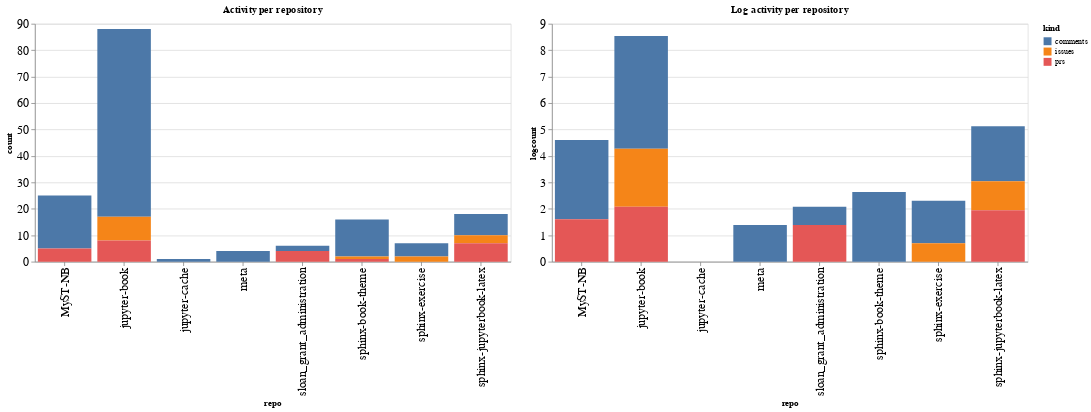

Source (notebook cell):
### Code cell
ch1 = alt.Chart(repo_summaries, width=600, title="Activity per repository").mark_bar().encode(
    x='repo',
    y='count',
    color='kind',
    tooltip="kind"
)

ch2 = alt.Chart(repo_summaries, width=600, title="Log activity per repository").mark_bar().encode(
    x='repo',
    y='logcount',
    color='kind',
    tooltip="kind"
)

ch1 | ch2

### Figure 1 — Vega-Lite specification as saved in the notebook (floating-point values rounded to 4 significant figures)
{"config": {"axisLeft": {"labelFontSize": 15}, "axisBottom": {"labelFontSize": 15}}, "hconcat": [{"mark": "bar", "encoding": {"color": {"type": "nominal", "field": "kind"}, "tooltip": {"type": "nominal", "field": "kind"}, "x": {"type": "nominal", "field": "repo"}, "y": {"type": "quantitative", "field": "count"}}, "title": "Activity per repository", "width": 600}, {"mark": "bar", "encoding": {"color": {"type": "nominal", "field": "kind"}, "tooltip": {"type": "nominal", "field": "kind"}, "x": {"type": "nominal", "field": "repo"}, "y": {"type": "quantitative", "field": "logcount"}}, "title": "Log activity per repository", "width": 600}], "data": {"name": "data-c46e894307730be1d4fefbc15ddeda4c"}, "$schema": "https://vega.github.io/schema/vega-lite/v4.8.1.json", "datasets": {"data-c46e894307730be1d4fefbc15ddeda4c": [{"repo": "MyST-NB", "kind": "comments", "count": 20, "logcount": 2.996}, {"repo": "MyST-NB", "kind": "prs", "count": 5, "logcount": 1.609}, {"repo": "jupyter-book", "kind": "comments", "count": 71, "logcount": 4.263}, {"repo": "jupyter-book", "kind": "issues", "count": 9, "logcount": 2.197}, {"repo": "jupyter-book", "kind": "prs", "count": 8, "logcount": 2.079}, {"repo": "jupyter-cache", "kind": "comments", "count": 1, "logcount": 0.0}, {"repo": "meta", "kind": "comments", "count": 4, "logcount": 1.386}, {"repo": "sloan_grant_administration", "kind": "comments", "count": 2, "logcount": 0.6931}, {"repo": "sloan_grant_administration", "kind": "prs", "count": 4, "logcount": 1.386}, {"repo": "sphinx-book-theme", "kind": "comments", "count": 14, "logcount": 2.639}, {"repo": "sphinx-book-theme", "kind": "issues", "count": 1, "logcount": 0.0}, {"repo": "sphinx-book-theme", "kind": "prs", "count": 1, "logcount": 0.0}, {"repo": "sphinx-exercise", "kind": "comments", "count": 5, "logcount": 1.609}, {"repo": "sphinx-exercise", "kind": "issues", "count": 2, "logcount": 0.6931}, {"repo": "sphinx-jupyterbook-latex", "kind": "comments", "count": 8, "logcount": 2.079}, {"repo": "sphinx-jupyterbook-latex", "kind": "issues", "count": 3, "logcount": 1.099}, {"repo": "sphinx-jupyterbook-latex", "kind": "prs", "count": 7, "logcount": 1.946}]}}
